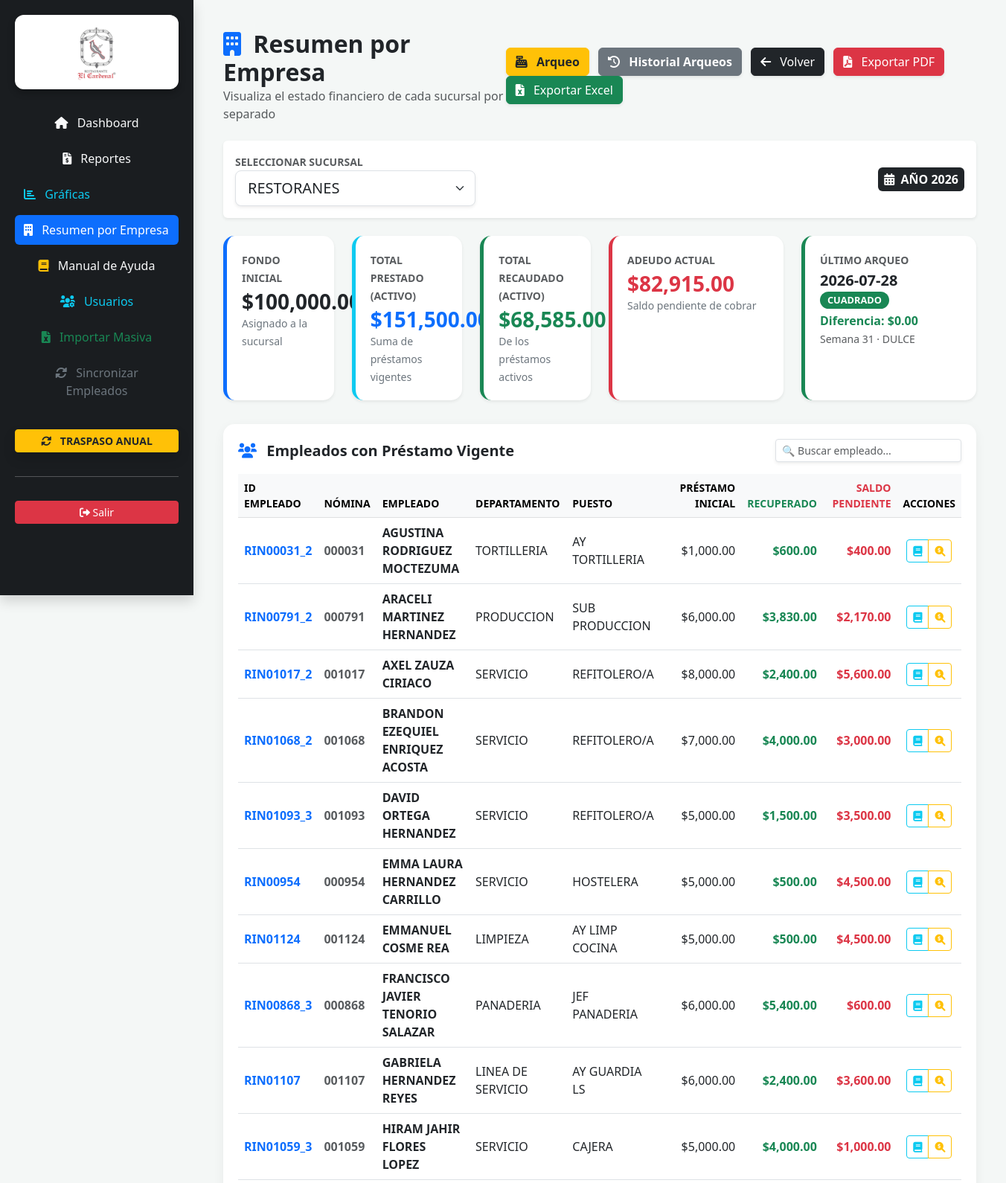
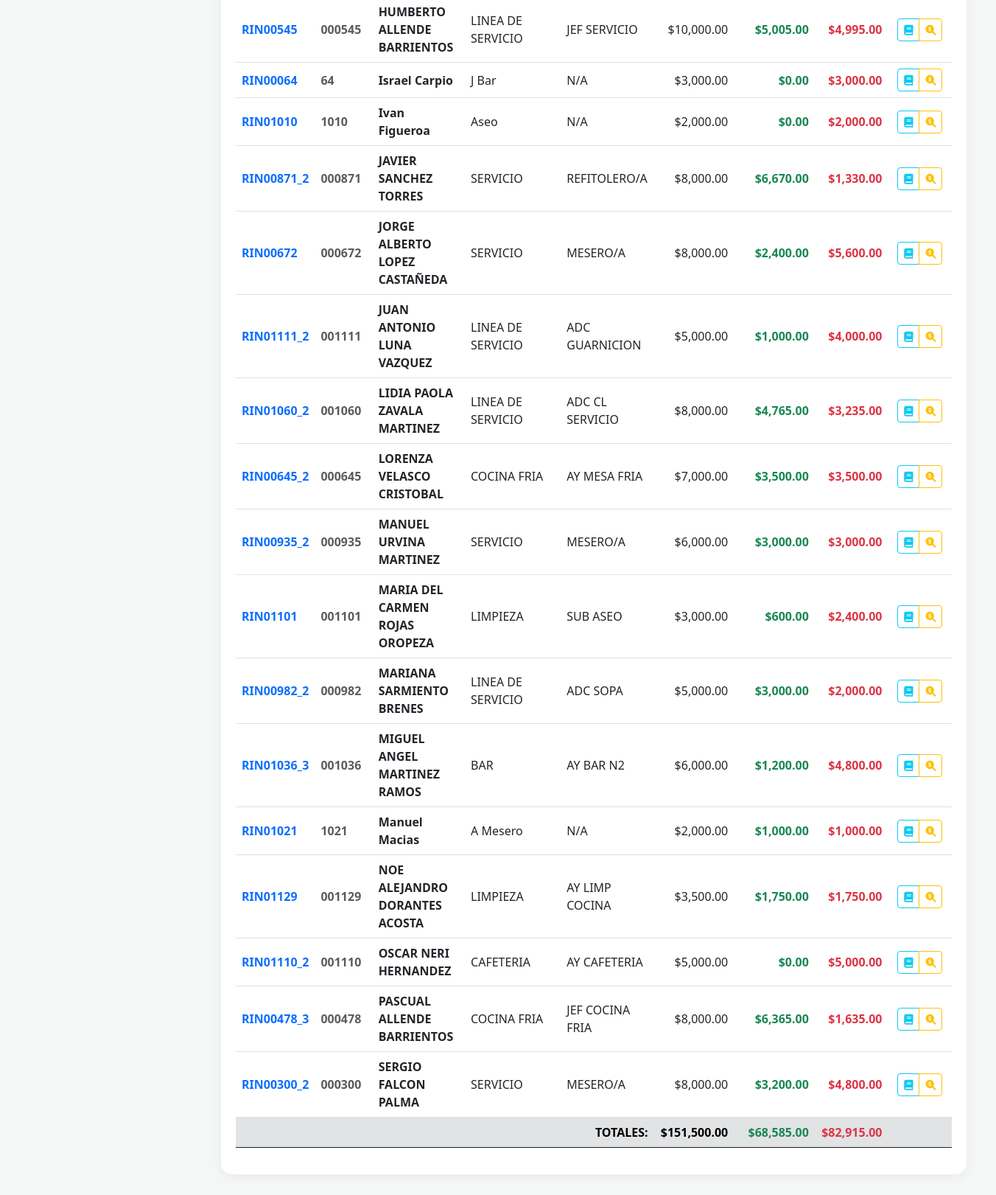
/resumen_empresa/RESTORANES (signed in), run on the app's committed database (2 pictures, top to bottom).
### tables this page shows
CREATE TABLE arqueos (
        id INTEGER PRIMARY KEY AUTOINCREMENT, sucursal TEXT, fecha TEXT, semana INTEGER, 
        fondo_sistema REAL, efectivo_real REAL, diferencia REAL, observaciones TEXT, usuario TEXT, detalle TEXT);

CREATE TABLE prestamos (
        id INTEGER PRIMARY KEY AUTOINCREMENT, nomina TEXT, empleado TEXT NOT NULL,
        area TEXT, monto_inicial REAL, saldo_pendiente REAL, fecha_otorgamiento TEXT, sucursal TEXT, semana_otorgada INTEGER, autoriza TEXT, motivo_adicional TEXT, id_empleado TEXT, fecha_ingreso TEXT, puesto TEXT);

### app.py (the view)
@app.route('/resumen_empresa/<sucursal>')
def resumen_empresa(sucursal):
    if not es_admin() and session.get('sucursal') != sucursal:
        return redirect(f'/resumen_empresa/{session.get("sucursal")}')
    sucursales_validas = ['TACUBA', 'BOMBILLA', 'RESTORANES', 'NAPOLES', 'BRIGAR', 'BGARI']
    if sucursal not in sucursales_validas:
        sucursal = 'TACUBA'
    conn = sqlite3.connect(DB_NAME, timeout=10.0)
    conn.row_factory = sqlite3.Row
    caja = conn.execute('SELECT saldo_inicial, saldo_actual FROM cajas WHERE sucursal = ?', (sucursal,)).fetchone()
    fondo_inicial = int(caja['saldo_inicial']) if caja else 0
    fondo_actual = int(caja['saldo_actual']) if caja else 0
    ultimo_arqueo = conn.execute('SELECT * FROM arqueos WHERE sucursal = ? ORDER BY fecha DESC LIMIT 1', (sucursal,)).fetchone()
    hoy = datetime.now()
    semana_actual = hoy.isocalendar()[1]
    arqueo_pendiente = False
    if not (es_admin() and sucursal != session.get('sucursal')):
        arqueo_hecho = conn.execute('SELECT id FROM arqueos WHERE sucursal = ? AND semana = ? AND strftime("%Y", fecha) = ?',
                                    (sucursal, semana_actual, str(hoy.year))).fetchone()
        if not arqueo_hecho:
            arqueo_pendiente = True
    historial_arqueos = conn.execute('SELECT * FROM arqueos WHERE sucursal = ? ORDER BY id DESC', (sucursal,)).fetchall()
    historial_arqueos_parsed = []
    for a in historial_arqueos:
        a_dict = dict(a)
        try:
            if a_dict.get('detalle'):
                a_dict['detalle'] = json.loads(a_dict['detalle'])
            else:
                a_dict['detalle'] = {}
        except:
            a_dict['detalle'] = {}
        a_dict['detalle_json'] = json.dumps(a_dict['detalle'], ensure_ascii=False)
        historial_arqueos_parsed.append(a_dict)
    prestamos_activos = conn.execute('''
        SELECT id, id_empleado, nomina, empleado, area, puesto, monto_inicial, saldo_pendiente, fecha_ingreso,
               (monto_inicial - saldo_pendiente) as recuperado
        FROM prestamos
        WHERE sucursal = ? AND saldo_pendiente > 0
        ORDER BY empleado ASC
    ''', (sucursal,)).fetchall()
    total_prestado = conn.execute('SELECT SUM(monto_inicial) FROM prestamos WHERE sucursal = ? AND saldo_pendiente > 0', (sucursal,)).fetchone()[0] or 0
    total_adeudo = conn.execute('SELECT SUM(saldo_pendiente) FROM prestamos WHERE sucursal = ? AND saldo_pendiente > 0', (sucursal,)).fetchone()[0] or 0
    total_recaudado = total_prestado - total_adeudo
    cajas = conn.execute('SELECT * FROM cajas').fetchall()
    usuarios_lista = conn.execute('SELECT * FROM usuarios WHERE username != "SISTEMAS"').fetchall()
    res_anio = conn.execute('SELECT fecha_otorgamiento FROM prestamos ORDER BY id DESC LIMIT 1').fetchone()
    anio_act = str(hoy.year)
    if res_anio and res_anio[0]:
        match = re.search(r'\d{4}', str(res_anio[0]))
        if match:
            anio_act = match.group()
    conn.close()
    return render_template('resumen_empresa.html',
                          sucursal=sucursal, sucursales=sucursales_validas,
                          fondo_inicial=fondo_inicial, fondo_actual=fondo_actual,
                          total_prestado=total_prestado, total_recaudado=total_recaudado,
                          total_adeudo=total_adeudo, prestamos=prestamos_activos,
                          anio_act=anio_act, admin=es_admin(), cajas=cajas,
                          usuarios=usuarios_lista, datetime=datetime,
                          arqueo_pendiente=arqueo_pendiente, historial_arqueos=historial_arqueos_parsed,
                          ultimo_arqueo=ultimo_arqueo)

### templates/resumen_empresa.html (shortened to what this page needs)
<!DOCTYPE html>
<html lang="es">
<head>
    <link href="https://cdn.jsdelivr.net/npm/bootstrap@5.3.0/dist/css/bootstrap.min.css" rel="stylesheet">
    <link rel="stylesheet" href="https://cdnjs.cloudflare.com/ajax/libs/font-awesome/6.0.0/css/all.min.css">
</head>
<body>
<div class="sidebar shadow text-center">
    <div class="logo-box">
        <img src="{{ url_for('static', filename='logo_cardenal.png') }}" alt="El Cardenal" class="img-fluid" style="max-height: 80px;">
    </div>
    <nav class="nav flex-column gap-2 text-start">
        <a href="/" class="btn btn-outline-light border-0 py-2"><i class="fas fa-home me-2"></i> Dashboard</a>
        <a href="/reportes" class="btn btn-outline-light border-0 py-2"><i class="fas fa-file-invoice-dollar me-2"></i> Reportes</a>
        <a href="/graficas" class="btn btn-outline-info border-0 py-2 text-start"><i class="fas fa-chart-bar me-2"></i> Gráficas</a>
        <a href="/resumen_empresa" class="btn btn-outline-primary border-0 py-2 text-start active"><i class="fas fa-building me-2"></i> Resumen por Empresa</a>
        <a href="/manual_ayuda" target="_blank" class="btn btn-outline-light border-0 py-2"><i class="fas fa-book me-2 text-warning"></i> Manual de Ayuda</a>
        {% if admin %}
        <button class="btn btn-outline-info border-0 py-2" data-bs-toggle="modal" data-bs-target="#modalUsuarios"><i class="fas fa-users-cog me-2"></i> Usuarios</button>
        <button class="btn btn-outline-success border-0 py-2" data-bs-toggle="modal" data-bs-target="#modalExcel"><i class="fas fa-file-excel me-2"></i> Importar Masiva</button>
        <button class="btn btn-outline-secondary border-0 py-2" data-bs-toggle="modal" data-bs-target="#modalSincronizar"><i class="fas fa-sync-alt me-2"></i> Sincronizar Empleados</button>
        <button class="btn btn-warning text-dark fw-bold btn-sm mt-4 shadow" data-bs-toggle="modal" data-bs-target="#modalAnio"><i class="fas fa-sync-alt me-2"></i> TRASPASO ANUAL</button>
        {% endif %}
        <hr class="opacity-25 mt-4">
        <a href="/logout" class="btn btn-danger btn-sm w-100 mt-2 mb-3"><i class="fas fa-sign-out-alt"></i> Salir</a>
    </nav>
</div>
<div class="main-content">
    <div class="d-flex justify-content-between align-items-center mb-4">
        <div>
            <h2 class="fw-bold text-dark mb-0"><i class="fas fa-building me-2 text-primary"></i> Resumen por Empresa</h2>
            <p class="text-muted mb-0">Visualiza el estado financiero de cada sucursal por separado</p>
        </div>
        <div class="no-print">
            {% if admin %}
            <button class="btn btn-warning shadow-sm text-dark fw-bold me-2" data-bs-toggle="modal" data-bs-target="#modalArqueo"><i class="fas fa-cash-register me-2"></i> Arqueo</button>
            {% endif %}
            <button class="btn btn-secondary shadow-sm fw-bold me-2" data-bs-toggle="modal" data-bs-target="#modalHistorialArqueos"><i class="fas fa-history me-2"></i> Historial Arqueos</button>
            <a href="/" class="btn btn-dark shadow-sm me-2"><i class="fas fa-arrow-left me-2"></i> Volver</a>
            <button onclick="exportarPDF()" class="btn btn-danger shadow-sm"><i class="fas fa-file-pdf me-2"></i> Exportar PDF</button>
            <button onclick="exportarExcel()" class="btn btn-success shadow-sm"><i class="fas fa-file-excel me-2"></i> Exportar Excel</button>
        </div>
    </div>
    <div class="card p-3 shadow-sm mb-4 bg-white border-0 no-print">
        <div class="row align-items-center">
            <div class="col-md-8">
                <label class="fw-bold text-muted text-uppercase small">Seleccionar Sucursal</label>
                {% if admin %}
                <select id="selectorSucursal" class="form-select form-select-lg w-50 shadow-sm" onchange="location = '/resumen_empresa/' + this.value;">
                    {% for s in sucursales %}
                    <option value="{{ s }}" {% if s == sucursal %}selected{% endif %}>{{ s }}</option>
                    {% endfor %}
                </select>
                {% else %}
                <input type="text" class="form-control form-control-lg w-50 bg-light fw-bold text-center" value="{{ sucursal }}" readonly>
                {% endif %}
            </div>
            <div class="col-md-4 text-end">
                <span class="badge bg-dark fs-6 p-2"><i class="fas fa-calendar-alt me-1"></i> AÑO {{ anio_act }}</span>
            </div>
        </div>
    </div>
    <div class="row mb-4">
        <div class="col-lg-2 col-md-4 mb-2">
            <div class="kpi-card shadow-sm border-primary">
                <small class="text-muted fw-bold text-uppercase">Fondo Inicial</small>
                <h3 class="fw-bold text-dark mb-0 mt-1">${{ "{:,.2f}".format(fondo_inicial) }}</h3>
                <small class="text-secondary">Asignado a la sucursal</small>
            </div>
        </div>
        <div class="col-lg-2 col-md-4 mb-2">
            <div class="kpi-card shadow-sm border-info">
                <small class="text-muted fw-bold text-uppercase">Total Prestado (Activo)</small>
                <h3 class="fw-bold text-primary mb-0 mt-1">${{ "{:,.2f}".format(total_prestado) }}</h3>
                <small class="text-secondary">Suma de préstamos vigentes</small>
            </div>
        </div>
        <div class="col-lg-2 col-md-4 mb-2">
            <div class="kpi-card shadow-sm border-success">
                <small class="text-muted fw-bold text-uppercase">Total Recaudado (Activo)</small>
                <h3 class="fw-bold text-success mb-0 mt-1">${{ "{:,.2f}".format(total_recaudado) }}</h3>
                <small class="text-secondary">De los préstamos activos</small>
            </div>
        </div>
        <div class="col-lg-3 col-md-4 mb-2">
            <div class="kpi-card shadow-sm border-danger">
                <small class="text-muted fw-bold text-uppercase">Adeudo Actual</small>
                <h3 class="fw-bold text-danger mb-0 mt-1">${{ "{:,.2f}".format(total_adeudo) }}</h3>
                <small class="text-secondary">Saldo pendiente de cobrar</small>
            </div>
        </div>
        <div class="col-lg-3 col-md-4 mb-2">
            <div class="kpi-card shadow-sm border-{{ 'success' if ultimo_arqueo and ultimo_arqueo.diferencia == 0 else 'danger' }}"
                 style="border-left-color: {{ '#28a745' if ultimo_arqueo and ultimo_arqueo.diferencia == 0 else '#dc3545' }};">
                <small class="text-muted fw-bold text-uppercase">Último Arqueo</small>
                {% if ultimo_arqueo %}
                    <h5 class="fw-bold mb-0 mt-1">
                        {{ ultimo_arqueo.fecha.split(' ')[0] }}
                        <span class="badge {{ 'bg-success' if ultimo_arqueo.diferencia == 0 else 'bg-danger' }} badge-estatus">
                            {{ 'CUADRADO' if ultimo_arqueo.diferencia == 0 else 'DIFERENCIA' }}
                        </span>
                    </h5>
                    <div class="mt-1">
                        <span class="fw-bold {{ 'text-success' if ultimo_arqueo.diferencia == 0 else 'text-danger' }}">
                            Diferencia: ${{ "{:,.2f}".format(ultimo_arqueo.diferencia) }}
                        </span>
                    </div>
                    <small class="text-muted">Semana {{ ultimo_arqueo.semana }} · {{ ultimo_arqueo.usuario }}</small>
                {% else %}
                    <h5 class="fw-bold text-muted mt-1">Sin arqueo</h5>
                    <small class="text-secondary">No hay registros</small>
                {% endif %}
            </div>
        </div>
    </div>
    <div class="table-container" id="tablaContainer">
        <div class="d-flex justify-content-between align-items-center mb-3 no-print">
            <h5 class="fw-bold mb-0"><i class="fas fa-users me-2 text-primary"></i> Empleados con Préstamo Vigente</h5>
            <div>
                <input type="text" id="busqueda" class="form-control form-control-sm shadow-sm" placeholder="🔍 Buscar empleado..." style="width: 250px;" onkeyup="filtrarTabla()">
            </div>
        </div>
        <table class="table table-hover align-middle" id="tablaEmpleados">
            <thead class="table-light text-uppercase small">
                <tr>
                    <th>ID Empleado</th>
                    <th>Nómina</th>
                    <th>Empleado</th>
                    <th>DEPARTAMENTO</th>
                    <th>PUESTO</th>
                    <th class="text-end">Préstamo Inicial</th>
                    <th class="text-end text-success">Recuperado</th>
                    <th class="text-end text-danger">Saldo Pendiente</th>
                    <th class="text-center no-print">Acciones</th>
                </tr>
            </thead>
            <tbody>
                {% set total_prestado_suma = namespace(valor=0) %}
                {% set total_recuperado_suma = namespace(valor=0) %}
                {% set total_pendiente_suma = namespace(valor=0) %}
                {% for p in prestamos %}
                    {% set total_prestado_suma.valor = total_prestado_suma.valor + p.monto_inicial %}
                    {% set total_recuperado_suma.valor = total_recuperado_suma.valor + p.recuperado %}
                    {% set total_pendiente_suma.valor = total_pendiente_suma.valor + p.saldo_pendiente %}
                <tr>
                    <td class="fw-bold text-primary">{{ p.id_empleado or 'N/A' }}</td>
                    <td class="text-muted fw-bold">{{ p.nomina }}</td>
                    <td class="fw-bold">{{ p.empleado }}</td>
                    <td>{{ p.area or 'N/A' }}</td>
                    <td>{{ p.puesto or 'N/A' }}</td>
                    <td class="text-end">${{ "{:,.2f}".format(p.monto_inicial) }}</td>
                    <td class="text-end text-success fw-bold">${{ "{:,.2f}".format(p.recuperado) }}</td>
                    <td class="text-end text-danger fw-bold">${{ "{:,.2f}".format(p.saldo_pendiente) }}</td>
                    <td class="text-center no-print">
                        <div class="btn-group">
                            <a href="/reporte/kardex_empleado" class="btn btn-sm btn-outline-info" title="Ver Kardex" onclick="event.preventDefault(); document.getElementById('formKardex{{ p.id }}').submit();">
                                <i class="fas fa-book"></i>
                            </a>
                            <a href="/auditar_abonos/{{ p.id }}" class="btn btn-sm btn-outline-warning" title="Auditar Abonos">
                                <i class="fas fa-search-dollar"></i>
                            </a>
                        </div>
                    </td>
                </tr>
                {% else %}
                <tr><td colspan="9" class="text-center text-muted py-4">No hay empleados con préstamos activos en esta sucursal.</td></tr>
                {% endfor %}
            </tbody>
            <tfoot class="table-secondary fw-bold border-top border-dark">
                <tr>
                    <td colspan="5" class="text-end text-uppercase">TOTALES:</td>
                    <td class="text-end" id="total_prestado_foot">${{ "{:,.2f}".format(total_prestado_suma.valor) }}</td>
                    <td class="text-end text-success" id="total_recuperado_foot">${{ "{:,.2f}".format(total_recuperado_suma.valor) }}</td>
                    <td class="text-end text-danger" id="total_pendiente_foot">${{ "{:,.2f}".format(total_pendiente_suma.valor) }}</td>
                    <td class="no-print"></td>
                </tr>
            </tfoot>
        </table>
    </div>
</div>
</body>
</html>

### data on the page
arqueos: fecha "2026-07-28", diferencia "CUADRADO", diferencia "0.00", semana "31", usuario "DULCE"
prestamos: id_empleado "RIN00031_2", nomina "000031", empleado "AGUSTINA RODRIGUEZ MOCTEZUMA", area "TORTILLERIA", puesto "AY TORTILLERIA", monto_inicial "1,000.00", recuperado "600.00", saldo_pendiente "400.00"
prestamos: id_empleado "RIN00791_2", nomina "000791", empleado "ARACELI MARTINEZ HERNANDEZ", area "PRODUCCION", puesto "SUB PRODUCCION", monto_inicial "6,000.00", recuperado "3,830.00", saldo_pendiente "2,170.00"
prestamos: id_empleado "RIN01017_2", nomina "001017", empleado "AXEL ZAUZA CIRIACO", area "SERVICIO", puesto "REFITOLERO/A", monto_inicial "8,000.00", recuperado "2,400.00", saldo_pendiente "5,600.00"
prestamos: id_empleado "RIN01068_2", nomina "001068", empleado "BRANDON EZEQUIEL ENRIQUEZ ACOSTA", area "SERVICIO", puesto "REFITOLERO/A", monto_inicial "7,000.00", recuperado "4,000.00", saldo_pendiente "3,000.00"
prestamos: id_empleado "RIN01093_3", nomina "001093", empleado "DAVID ORTEGA HERNANDEZ", area "SERVICIO", puesto "REFITOLERO/A", monto_inicial "5,000.00", recuperado "1,500.00", saldo_pendiente "3,500.00"
prestamos: id_empleado "RIN00954", nomina "000954", empleado "EMMA LAURA HERNANDEZ CARRILLO", area "SERVICIO", puesto "HOSTELERA", monto_inicial "5,000.00", recuperado "500.00", saldo_pendiente "4,500.00"
prestamos: id_empleado "RIN01124", nomina "001124", empleado "EMMANUEL COSME REA", area "LIMPIEZA", puesto "AY LIMP COCINA", monto_inicial "5,000.00", recuperado "500.00", saldo_pendiente "4,500.00"
prestamos: id_empleado "RIN00868_3", nomina "000868", empleado "FRANCISCO JAVIER TENORIO SALAZAR", area "PANADERIA", puesto "JEF PANADERIA", monto_inicial "6,000.00", recuperado "5,400.00", saldo_pendiente "600.00"
prestamos: id_empleado "RIN01107", nomina "001107", empleado "GABRIELA HERNANDEZ REYES", area "LINEA DE SERVICIO", puesto "AY GUARDIA LS", monto_inicial "6,000.00", recuperado "2,400.00", saldo_pendiente "3,600.00"
prestamos: id_empleado "RIN01059_3", nomina "001059", empleado "HIRAM JAHIR FLORES LOPEZ", area "SERVICIO", puesto "CAJERA", monto_inicial "5,000.00", recuperado "4,000.00", saldo_pendiente "1,000.00"
prestamos: id_empleado "RIN00545", nomina "000545", empleado "HUMBERTO ALLENDE BARRIENTOS", area "LINEA DE SERVICIO", puesto "JEF SERVICIO", monto_inicial "10,000.00", recuperado "5,005.00", saldo_pendiente "4,995.00"
prestamos: id_empleado "RIN00064", nomina "64", empleado "Israel Carpio", area "J Bar", puesto "N/A", monto_inicial "3,000.00", recuperado "0.00", saldo_pendiente "3,000.00"
prestamos: id_empleado "RIN01010", nomina "1010", empleado "Ivan Figueroa", area "Aseo", puesto "N/A", monto_inicial "2,000.00", recuperado "0.00", saldo_pendiente "2,000.00"
prestamos: id_empleado "RIN00871_2", nomina "000871", empleado "JAVIER SANCHEZ TORRES", area "SERVICIO", puesto "REFITOLERO/A", monto_inicial "8,000.00", recuperado "6,670.00", saldo_pendiente "1,330.00"
prestamos: id_empleado "RIN00672", nomina "000672", empleado "JORGE ALBERTO LOPEZ CASTAÑEDA", area "SERVICIO", puesto "MESERO/A", monto_inicial "8,000.00", recuperado "2,400.00", saldo_pendiente "5,600.00"
prestamos: id_empleado "RIN01111_2", nomina "001111", empleado "JUAN ANTONIO LUNA VAZQUEZ", area "LINEA DE SERVICIO", puesto "ADC GUARNICION", monto_inicial "5,000.00", recuperado "1,000.00", saldo_pendiente "4,000.00"
prestamos: id_empleado "RIN01060_2", nomina "001060", empleado "LIDIA PAOLA ZAVALA MARTINEZ", area "LINEA DE SERVICIO", puesto "ADC CL SERVICIO", monto_inicial "8,000.00", recuperado "4,765.00", saldo_pendiente "3,235.00"
prestamos: id_empleado "RIN00645_2", nomina "000645", empleado "LORENZA VELASCO CRISTOBAL", area "COCINA FRIA", puesto "AY MESA FRIA", monto_inicial "7,000.00", recuperado "3,500.00", saldo_pendiente "3,500.00"
prestamos: id_empleado "RIN00935_2", nomina "000935", empleado "MANUEL URVINA MARTINEZ", area "SERVICIO", puesto "MESERO/A", monto_inicial "6,000.00", recuperado "3,000.00", saldo_pendiente "3,000.00"
prestamos: id_empleado "RIN01101", nomina "001101", empleado "MARIA DEL CARMEN ROJAS OROPEZA", area "LIMPIEZA", puesto "SUB ASEO", monto_inicial "3,000.00", recuperado "600.00", saldo_pendiente "2,400.00"
prestamos: id_empleado "RIN00982_2", nomina "000982", empleado "MARIANA SARMIENTO BRENES", area "LINEA DE SERVICIO", puesto "ADC SOPA", monto_inicial "5,000.00", recuperado "3,000.00", saldo_pendiente "2,000.00"
prestamos: id_empleado "RIN01036_3", nomina "001036", empleado "MIGUEL ANGEL MARTINEZ RAMOS", area "BAR", puesto "AY BAR N2", monto_inicial "6,000.00", recuperado "1,200.00", saldo_pendiente "4,800.00"
prestamos: id_empleado "RIN01021", nomina "1021", empleado "Manuel Macias", area "A Mesero", puesto "N/A", monto_inicial "2,000.00", recuperado "1,000.00", saldo_pendiente "1,000.00"
prestamos: id_empleado "RIN01129", nomina "001129", empleado "NOE ALEJANDRO DORANTES ACOSTA", area "LIMPIEZA", puesto "AY LIMP COCINA", monto_inicial "3,500.00", recuperado "1,750.00", saldo_pendiente "1,750.00"
prestamos: id_empleado "RIN01110_2", nomina "001110", empleado "OSCAR NERI HERNANDEZ", area "CAFETERIA", puesto "AY CAFETERIA", monto_inicial "5,000.00", recuperado "0.00", saldo_pendiente "5,000.00"
prestamos: id_empleado "RIN00478_3", nomina "000478", empleado "PASCUAL ALLENDE BARRIENTOS", area "COCINA FRIA", puesto "JEF COCINA FRIA", monto_inicial "8,000.00", recuperado "6,365.00", saldo_pendiente "1,635.00"
prestamos: id_empleado "RIN00300_2", nomina "000300", empleado "SERGIO FALCON PALMA", area "SERVICIO", puesto "MESERO/A", monto_inicial "8,000.00", recuperado "3,200.00", saldo_pendiente "4,800.00"

### other printed values
{{ anio_act }} "2026"
{{ "{:,.2f}".format(fondo_inicial) }} "100,000.00"
{{ "{:,.2f}".format(total_prestado) }} "151,500.00"
{{ "{:,.2f}".format(total_recaudado) }} "68,585.00"
{{ "{:,.2f}".format(total_adeudo) }} "82,915.00"
{{ "{:,.2f}".format(total_prestado_suma.valor) }} "151,500.00"
{{ "{:,.2f}".format(total_recuperado_suma.valor) }} "68,585.00"
{{ "{:,.2f}".format(total_pendiente_suma.valor) }} "82,915.00"
form field value "RESTORANES"
